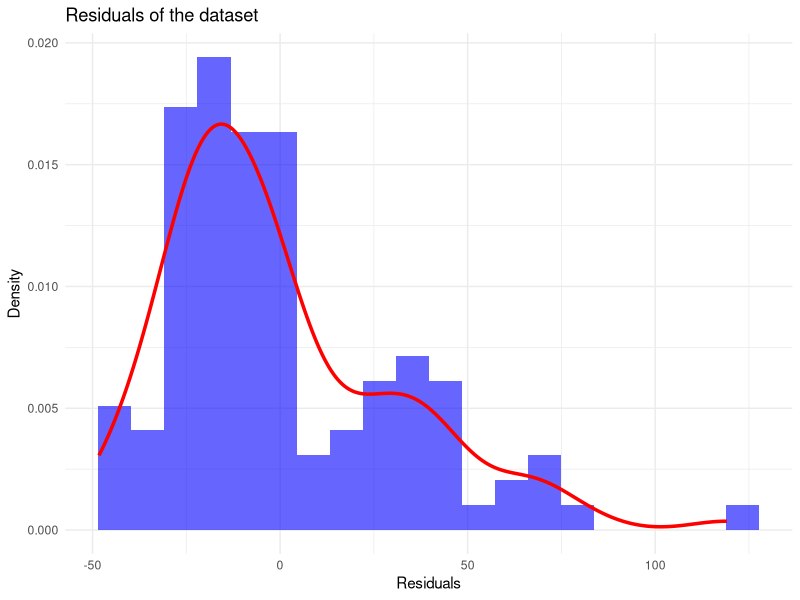

Write the R code that produced this figure.
library(ggplot2)

#loading dataset
data(airquality)

head(airquality)

# Removing rows with missing values
airquality_clean <- na.omit(airquality)

# Fitting a linear regression model
# Predicting 'Ozone' concentration based on 'Wind'
model <- lm(Ozone ~ Solar.R, data = airquality_clean)

residual_data = data.frame(Resi = resid(model))

ggplot(residual_data, aes(x = Resi)) +
  geom_histogram(aes(y = ..density..), bins = 20, fill = "blue", alpha = 0.6) +
  geom_density(color = "red", size = 1.2) +
  labs(
    title = "Residuals of the dataset",
    x = "Residuals",
    y = "Density"
  ) +
  theme_minimal()

